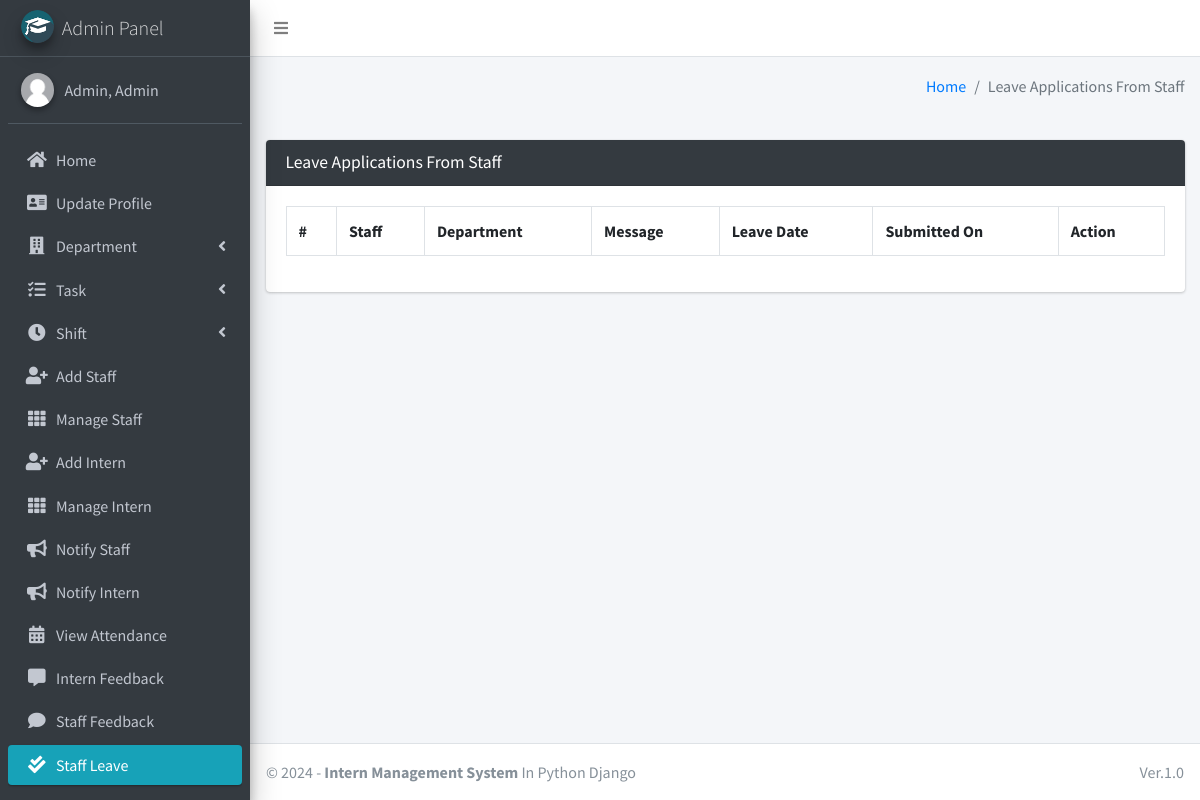
Screenshot of /staff/view/leave/ (signed in) with the database file from the repository.
### main_app/models.py (models this page shows)
class CustomUser(AbstractUser):
    USER_TYPE = ((1, "HOD"), (2, "Staff"), (3, "Intern"))
    GENDER = [("M", "Male"), ("F", "Female")]
    username = None  # Removed username, using email instead
    email = models.EmailField(unique=True)
    user_type = models.CharField(default=1, choices=USER_TYPE, max_length=1)
    gender = models.CharField(max_length=1, choices=GENDER)
    profile_pic = models.ImageField()
    address = models.TextField()
    fcm_token = models.TextField(default="")  # For firebase notifications
    created_at = models.DateTimeField(auto_now_add=True)
    updated_at = models.DateTimeField(auto_now=True)
    USERNAME_FIELD = "email"
    REQUIRED_FIELDS = []
    objects = CustomUserManager()
    def __str__(self):
        return self.last_name + ", " + self.first_name

### main_app/hod_views.py (the view, shortened to what this page needs)
# urls.py: path("staff/view/leave/", hod_views.view_staff_leave, name="view_staff_leave",),
@csrf_exempt
def view_staff_leave(request):
    if request.method != 'POST':
        allLeave = LeaveReportStaff.objects.all()
        context = {
            'allLeave': allLeave,
            'page_title': 'Leave Applications From Staff'
        }
        return render(request, "hod_template/staff_leave_view.html", context)

### main_app/templates/hod_template/staff_leave_view.html (shortened to what this page needs)
{% extends 'main_app/base.html' %}
{% load static %}
{% block content %}
<section class="content">
    <div class="container-fluid">
        <div class="row">
            <div class="col-md-12">
                <div class="card card-dark">
                    <div class="card-header">
                        <h3 class="card-title">{{page_title}}</h3>
                    </div>
                    <div class="table card-body">
                        <table class="table table-bordered table-hover">
                            <tr>
                                <th>#</th>
                                <th>Staff</th>
                                <th>Department</th>
                                <th>Message</th>
                                <th>Leave Date</th>
                                <th>Submitted On</th>
                                <th>Action</th>
                            </tr>
                        </table>
                    </div>
                    </div>
            </div>
        </div>
    </div>
</section>
{% endblock content %}

### main_app/templates/main_app/sidebar_template.html (shortened to what this page needs)
{% load static %}
<aside class="main-sidebar sidebar-dark-info elevation-4">
    {% if request.user.user_type == '1' %}
    <a href="{% url 'admin_home' %}" class="brand-link">
        <img src="{% static 'dist/img/cmsl.png' %} " alt="AdminLTE Logo"
            class="brand-image img-circle elevation-3" >
        <span class="brand-text font-weight-light">Admin Panel</span>
    </a>
    <div class="sidebar">
        <div class="user-panel mt-3 pb-3 mb-3 d-flex">
            <div class="image">
                <img src="{{ request.user.profile_pic}}" class="img-circle elevation-2" alt="User Image">
            </div>
            <div class="info">
                <a href="#" class="d-block">{{user}}</a>
            </div>
        </div>
        <nav class="mt-2">
            <ul class="nav nav-pills nav-sidebar flex-column" data-widget="treeview" role="menu" data-accordion="false">
                <li class="nav-item">
                    {% url 'admin_home' as admin_home %}
                    <a href="{{admin_home}}" class="nav-link {% if admin_home == request.path %} active {% endif %}">
                        <i class="nav-icon fas fa-home"></i>
                        <p>
                            Home
                        </p>
                    </a>
                </li>
                <li class="nav-item">
                    {% url 'admin_view_profile' as admin_view_profile %}
                    <a href="{{admin_view_profile}}"
                        class="nav-link {% if admin_view_profile == request.path %} active {% endif %}">
                        <i class="nav-icon fas fa-address-card"></i>
                        <p>
                            Update Profile
                        </p>
                    </a>
                </li>
                <li class="nav-item has-treeview">
                    <a href="#" class="nav-link">
                        <i class="nav-icon fas fa-building"></i>
                        <p>
                            Department
                            <i class="fas fa-angle-left right"></i>
                        </p>
                    </a>
                </li>
                <li class="nav-item has-treeview">
                    <a href="#" class="nav-link">
                        <i class="nav-icon fas fa-tasks"></i>
                        <p>
                            Task
                            <i class="fas fa-angle-left right"></i>
                        </p>
                    </a>
                </li>
                <li class="nav-item has-treeview">
                    <a href="#" class="nav-link">
                        <i class="nav-icon fas fa-clock"></i>
                        <p>
                            Shift
                            <i class="fas fa-angle-left right"></i>
                        </p>
                    </a>
                </li>
                <li class="nav-item">
                    {% url 'add_staff' as add_staff %}
                    <a href="{{add_staff}}" class="nav-link {% if add_staff == request.path %} active {% endif %}">
                        <i class="nav-icon fas fa-user-plus"></i>
                        <p>
                            Add Staff
                        </p>
                    </a>
                </li>
                <li class="nav-item">
                    {% url 'manage_staff' as manage_staff %}
                    {% url 'edit_staff' staff_id as edit_staff %}
                    <a href="{{manage_staff}}"
                        class="nav-link {% if manage_staff == request.path or request.path == edit_staff %} active {% endif %}">
                        <i class="nav-icon fas fa-th"></i>
                        <p>
                            Manage Staff
                        </p>
                    </a>
                </li>
                <li class="nav-item">
                    {% url 'add_intern' as add_intern%}
                    <a href="{{add_intern}}" class="nav-link  {% if add_intern == request.path %} active {% endif %}">
                        <i class="nav-icon fas fa-user-plus"></i>
                        <p>
                            Add Intern
                        </p>
                    </a>
                </li>
                <li class="nav-item">
                    {% url 'manage_intern' as manage_intern %}
                    {% url 'edit_intern' intern_id as edit_intern %}
                    <a href="{{manage_intern}}"
                        class="nav-link  {% if edit_intern == request.path or manage_intern == request.path %} active {% endif %}">
                        <i class="nav-icon fas fa-th"></i>
                        <p>
                            Manage Intern
                        </p>
                    </a>
                </li>
                <li class="nav-item">
                    {% url 'admin_notify_staff' as admin_notify_staff %}
                    <a href="{{admin_notify_staff}}"
                        class="nav-link {% if admin_notify_staff == request.path %} active {% endif %}">
                        <i class="nav-icon fas fa-bullhorn"></i>
                        <p>
                            Notify Staff
                        </p>
                    </a>
                </li>
                <li class="nav-item">
                    {% url 'admin_notify_intern' as admin_notify_intern %}
                    <a href="{{admin_notify_intern}}"
                        class="nav-link {% if admin_notify_intern == request.path %} active {% endif %}">
                        <i class="nav-icon fas fa-bullhorn"></i>
                        <p>
                            Notify Intern
                        </p>
                    </a>
                </li>
                <li class="nav-item">
                    {% url 'admin_view_attendance' as admin_view_attendance %}
                <li class="nav-item">
                    <a href="{{admin_view_attendance}}"
                        class="nav-link  {% if admin_view_attendance == request.path %} active {% endif %}">
                        <i class="nav-icon fas fa-calendar-alt"></i>
                        <p>
                            View Attendance
                        </p>
                    </a>
                </li>
                <li class="nav-item">
                    {% url 'intern_feedback_message' as intern_feedback_message %}
                    <a href="{{ intern_feedback_message }}"
                        class="nav-link  {% if intern_feedback_message == request.path %} active {% endif %}">
                        <i class="nav-icon fas fa-comment-alt"></i>
                        <p>
                            Intern Feedback
                        </p>
                    </a>
                </li>
                <li class="nav-item">
                    {% url 'staff_feedback_message' as staff_feedback_message %}
                    <a href="{{staff_feedback_message}}"
                        class="nav-link   {% if staff_feedback_message == request.path %} active {% endif %}">
                        <i class="nav-icon fas fa-comment"></i>
                        <p>
                            Staff Feedback
                        </p>
                    </a>
                </li>
                <li class="nav-item">
                    {% url 'view_staff_leave' as view_staff_leave %}
                    <a href="{{view_staff_leave}}"
                        class="nav-link  {% if view_staff_leave == request.path %} active {% endif %}">
                        <i class="nav-icon fas fa-check-double"></i>
                        <p>
                            Staff Leave
                        </p>
                    </a>
                </li>
                <li class="nav-item">
                    {% url 'view_intern_leave' as view_intern_leave %}
                    <a href="{% url 'view_intern_leave' %}"
                        class="nav-link  {% if view_intern_leave == request.path %} active {% endif %}">
                    </a>
                </li>
                                        {% endif %}
                                    </ul>
                                </nav>
                            </div>
</aside>

### rows the page displays
CustomUser: user.profile_pic (placeholder picture), last_name+first_name "Admin, Admin"

### other values shown
{{ page_title }} "Leave Applications From Staff"
